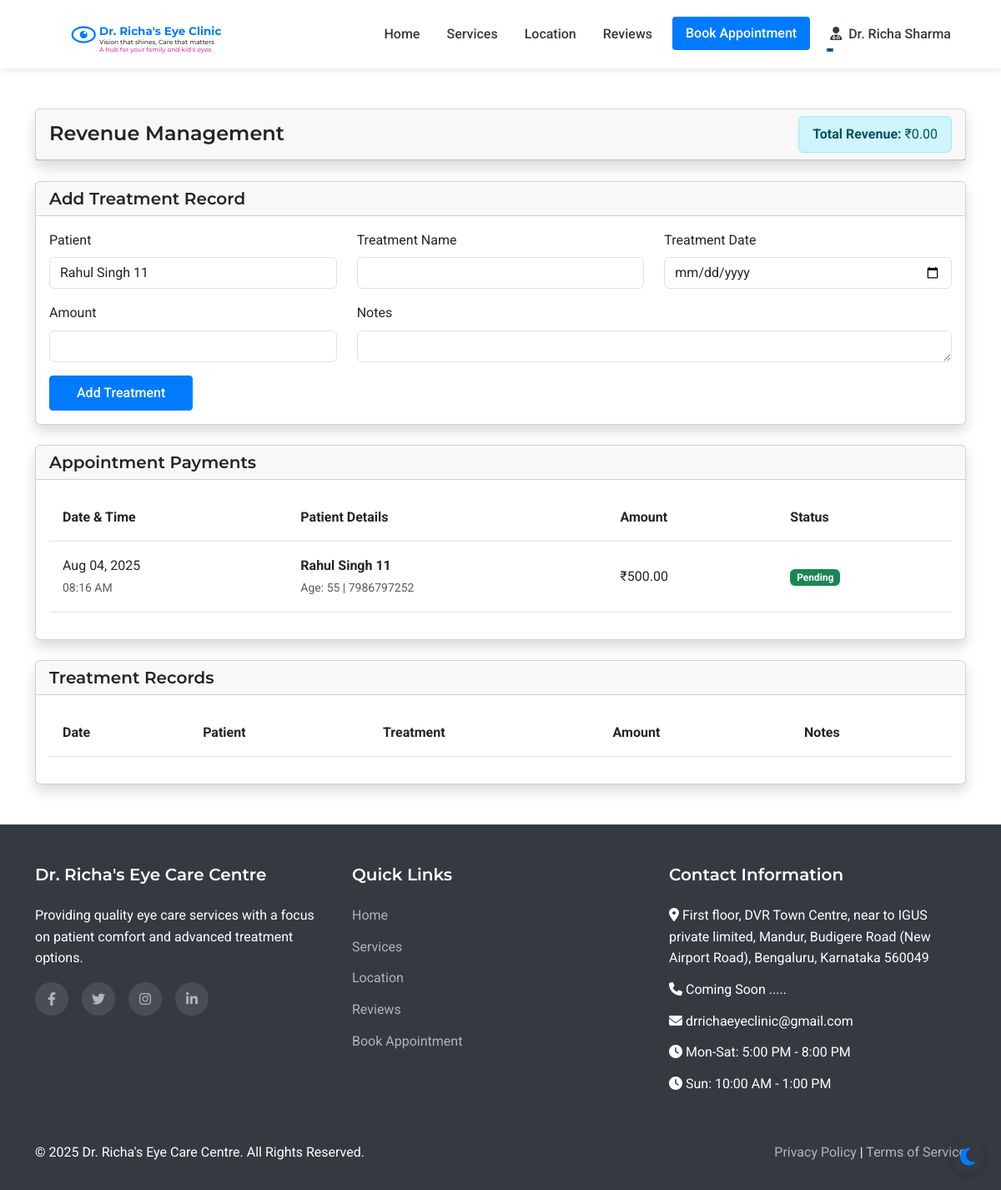
Before: /admin/revenue (signed in) with the older database file.
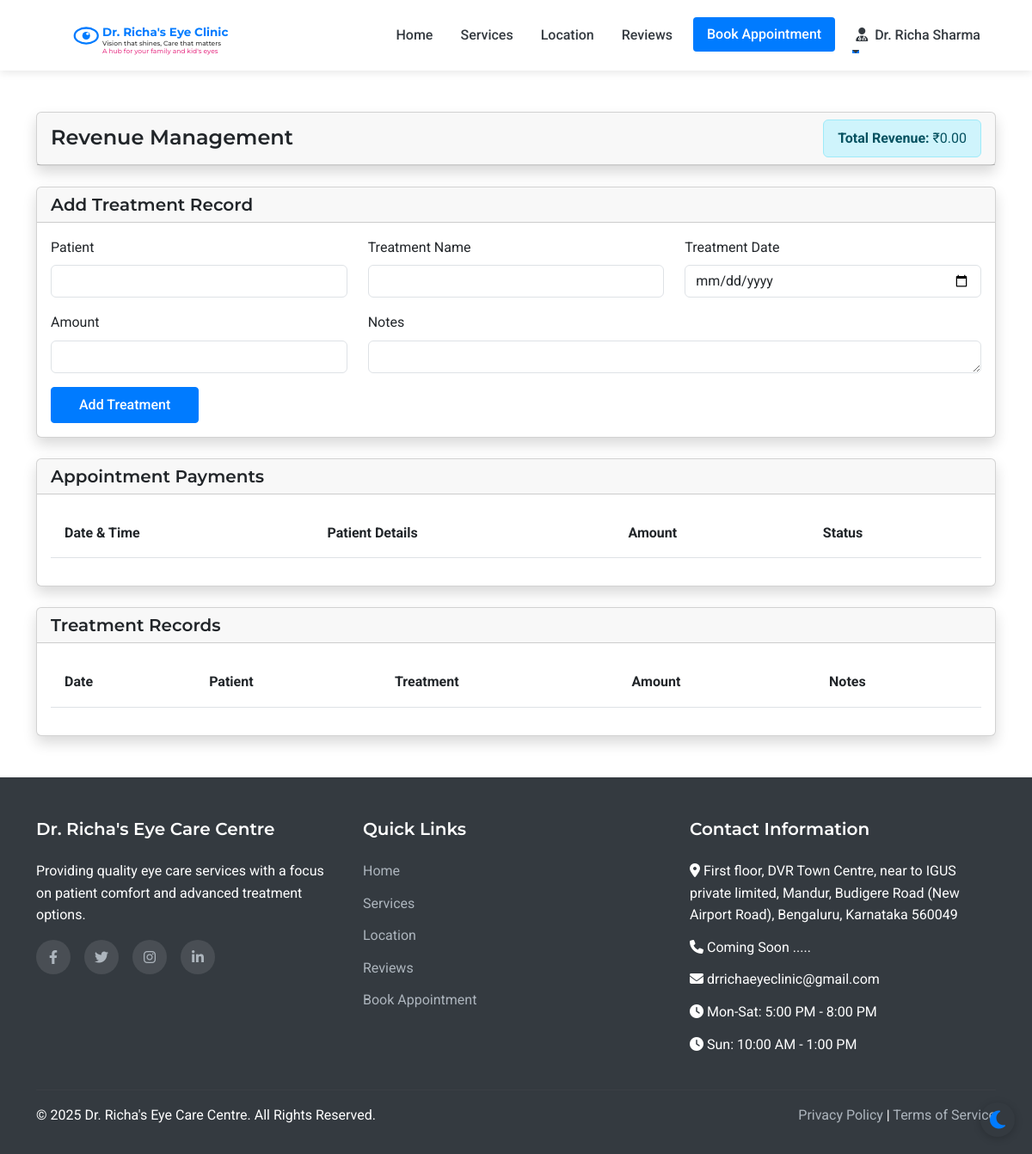
After: the same page with the newer database file.
### models.py (models this page shows, shortened)
class Payment(db.Model):
    id = db.Column(db.Integer, primary_key=True)
    appointment_id = db.Column(db.Integer, db.ForeignKey('appointment.id'), nullable=False)
    appointment = db.relationship('Appointment', backref='payment', uselist=False)
    amount = db.Column(db.Float, nullable=False)
    payment_method = db.Column(db.String(50), nullable=False)  # cash, bank_transfer, upi
    transaction_id = db.Column(db.String(100), nullable=True)
    upi_id = db.Column(db.String(100), nullable=True)
    status = db.Column(db.String(20), default='pending')  # pending, completed, failed
    created_at = db.Column(db.DateTime, default=datetime.utcnow)

class Patient(UserMixin, db.Model):
    id = db.Column(db.Integer, primary_key=True)
    full_name = db.Column(db.String(100), nullable=False)
    mobile_number = db.Column(db.String(15), nullable=False)
    email = db.Column(db.String(100), nullable=True)
    age = db.Column(db.Integer, nullable=False)
    sex = db.Column(db.String(10), nullable=True)
    password_hash = db.Column(db.String(256), nullable=True)
    is_registered = db.Column(db.Boolean, default=False)
    created_at = db.Column(db.DateTime, nullable=False, default=datetime.utcnow)
    appointments = db.relationship('Appointment', backref='patient', lazy=True)
    doctor_prescriptions = db.relationship('DoctorPrescription', backref='patient', lazy=True)
    optometrist_prescriptions = db.relationship('OptometristPrescription', backref='patient', lazy=True)

### routes.py (the view, shortened to what this page needs)
@app.route('/admin/revenue', methods=['GET', 'POST'])
@login_required
def admin_revenue():
    if not isinstance(current_user, Doctor):
        flash('Access denied. Doctor privileges required.', 'danger')
        return redirect(url_for('index'))
    form = FlaskForm()  # Create a basic form for CSRF protection
    payments = (
        db.session.query(Payment, Patient)
        .join(Appointment, Payment.appointment_id == Appointment.id)
        .join(Patient, Appointment.patient_id == Patient.id)
        .order_by(Payment.created_at.desc())
        .all()
    )
    treatments = Treatment.query.order_by(Treatment.treatment_date.desc()).all()
    appointment_revenue = sum(payment.amount for payment, _ in payments if payment.status == 'completed')
    treatment_revenue = sum(treatment.amount for treatment in treatments)
    total_revenue = appointment_revenue + treatment_revenue
    patients = Patient.query.order_by(Patient.full_name).all()
    return render_template('admin/revenue.html', payments=payments, treatments=treatments, patients=patients, total_revenue=total_revenue, form=form)

### app.py (called while the page is built)
@login_manager.user_loader
def load_user(user_id):
    from models import Doctor, Assistant, Admin, Patient
    try:
        if user_id.startswith('doctor_'):
            return Doctor.query.get(int(user_id.split('_')[1]))
        elif user_id.startswith('assistant_'):
            return Assistant.query.get(int(user_id.split('_')[1]))
        elif user_id.startswith('admin_'):
            return Admin.query.get(int(user_id.split('_')[1]))
        else:
            return Patient.query.get(int(user_id))
    except (ValueError, AttributeError):
        return None

### routes.py (called while the page is built)
@app.context_processor
def inject_now():
    return {'now': datetime.now()}

### templates/admin/revenue.html (shortened to what the changed rows need)
{% extends 'layout.html' %}
{% block content %}
<div class="container py-5">
    <div class="row">
        <div class="col-12 mb-4">
            <div class="card shadow">
                <div class="card-body">
                    <form method="POST">
                        <div class="row">
                            <div class="col-md-4">
                                <div class="mb-3">
                                    <label class="form-label">Patient</label>
                                    <select name="patient_id" class="form-control" required>
                                        {% for patient in patients %}
                                        <option value="{{ patient.id }}">{{ patient.full_name }}</option>
                                        {% endfor %}
                                    </select>
                                </div>
                            </div>
                        </div>
                    </form>
                </div>
            </div>
        </div>
        <div class="col-12 mb-4">
            <div class="card shadow">
                <div class="card-body">
                    <div class="table-responsive">
                        <table class="table table-hover">
                            <thead>
                                <tr>
                                    <th>Date & Time</th>
                                    <th>Patient Details</th>
                                    <th>Amount</th>
                                    <th>Status</th>
                                </tr>
                            </thead>
                            <tbody>
                                {% for payment, patient in payments %}
                                <tr>
                                    <td>
                                        {{ payment.created_at.strftime('%b %d, %Y') }}<br>
                                        <small class="text-muted">{{ payment.created_at.strftime('%I:%M %p') }}</small>
                                    </td>
                                    <td>
                                        <strong>{{ patient.full_name }}</strong><br>
                                        <small class="text-muted">Age: {{ patient.age }} | {{ patient.mobile_number }}</small>
                                    </td>
                                    <td>₹{{ "%.2f"|format(payment.amount) }}</td>
                                    <td>
                                        <span class="badge bg-success">{{ payment.status|title }}</span>
                                    </td>
                                </tr>
                                {% endfor %}
                            </tbody>
                        </table>
                    </div>
                </div>
            </div>
        </div>
        <div class="col-12">
            <div class="card shadow">
                <div class="card-body">
                    <div class="table-responsive">
                        <table class="table table-hover">
                            <thead>
                                <tr>
                                    <th>Date</th>
                                    <th>Patient</th>
                                    <th>Treatment</th>
                                    <th>Amount</th>
                                    <th>Notes</th>
                                </tr>
                            </thead>
                        </table>
                    </div>
                </div>
            </div>
        </div>
    </div>
</div>
{% endblock %}

Changed rows visible on the page:
removed Payment: created_at "Aug 04, 2025", created_at "08:16 AM", full_name "Rahul Singh 11", age "55", mobile_number "7986797252", amount "500.00", status "Pending"
Other visible differences:
form field patient_id: "Rahul Singh 11" → (not shown)
